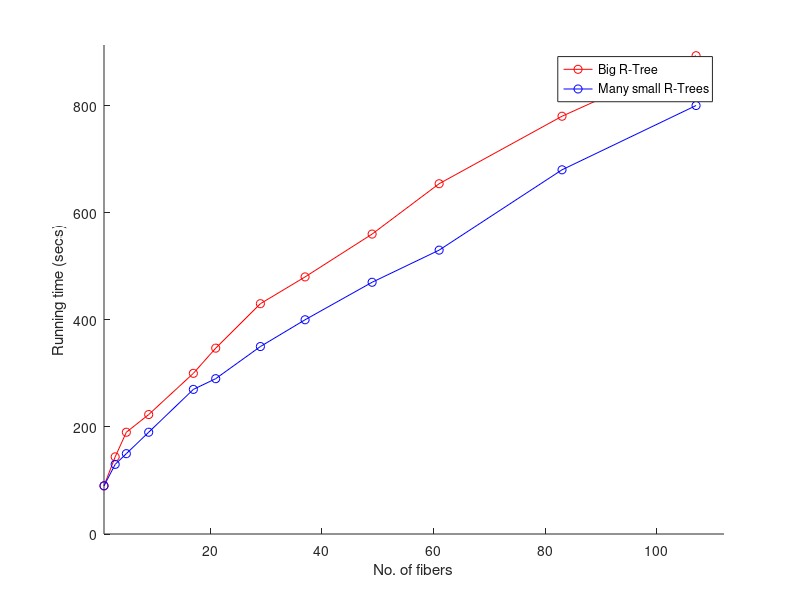
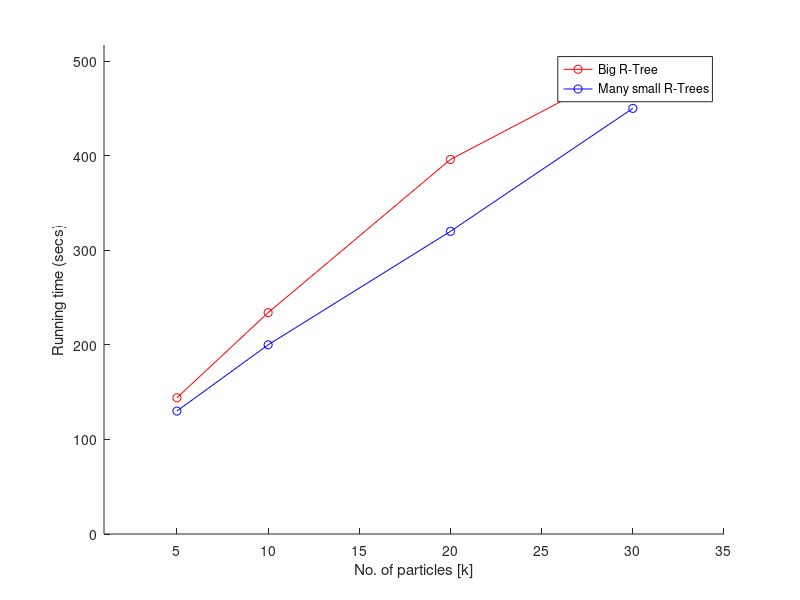

These charts were generated, in order, by the following MATLAB code:
clear all
close all
clc

% 5000 particles
no_of_fibers = [1,3,5,9,17,21,29,37,49,61,83,107];
run_time_big_tree = [90,144,190,223,300,347,430,480,560,654,780,893];
run_time_membranefiber_trees = [90,130,150,190,270,290,350,400,470,530,680,800];

figure(1)
hold on
plot(no_of_fibers,run_time_big_tree,'ro-');
plot(no_of_fibers,run_time_membranefiber_trees,'bo-');
hold off
axis([1 no_of_fibers(end)+5 0 run_time_big_tree(end)+20]);
xlabel('No. of fibers');
ylabel('Running time (secs)');
legend('Big R-Tree','Many small R-Trees');


% 3 fibers
no_of_particles = [5,10,20,30];
run_time_big_tree = [144,234,396,497];
run_time_membranefiber_trees = [130,200,320,450];

figure(2)
hold on
plot(no_of_particles,run_time_big_tree,'ro-');
plot(no_of_particles,run_time_membranefiber_trees,'bo-');
hold off
axis([1 no_of_particles(end)+5 0 run_time_big_tree(end)+20]);
xlabel('No. of particles [k]');
ylabel('Running time (secs)');
legend('Big R-Tree','Many small R-Trees');


% Size of R-Tree Array (kB)
no_of_fibers = [21,107];
size_of_rta = [444,2264];